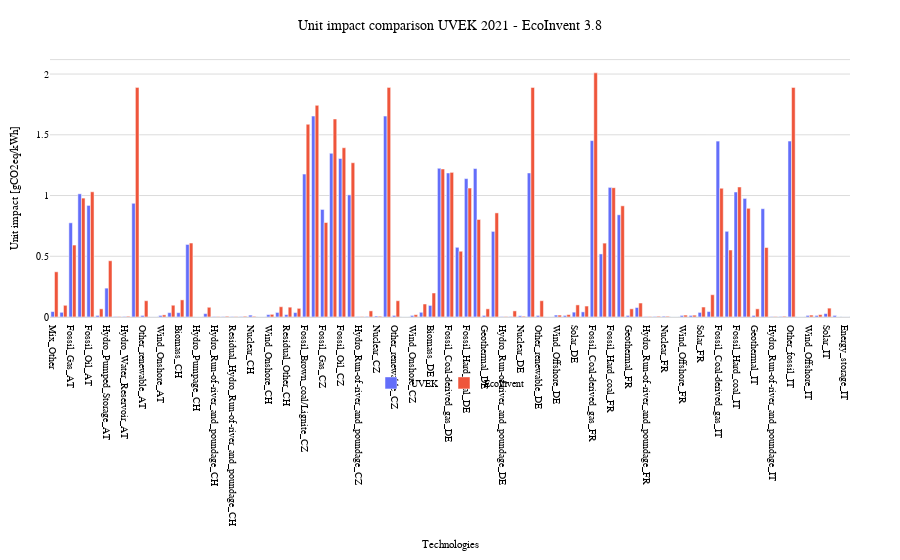
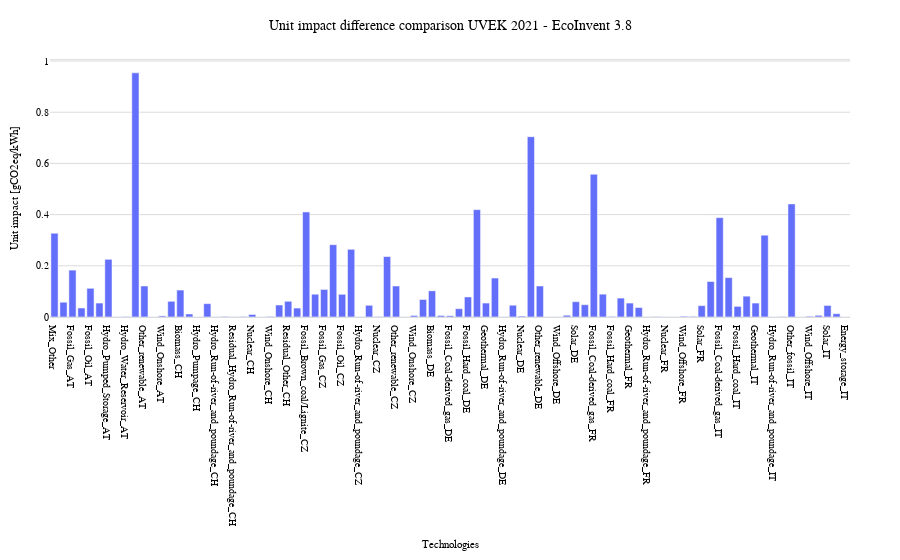

Here is the notebook cell these charts were saved with, in order:
### Code cell
df_impact = pd.DataFrame({
    'UVEK': UVEK_impact_vector['Carbon intensity'],
    'EcoInvent': UI_impact_vector['Carbon intensity'],
})

fig = go.Figure()

for k, col in enumerate(df_impact.columns):
    fig.add_trace(go.Bar(
        x=df_impact.index,
        y=df_impact[col],
        name=col,
        offsetgroup=col,
    ))

fig.update_xaxes(
    title=dict(font=dict(size=12, color="black")),
    tickfont=dict(size=10, color="black"),
    showline=True,
    linewidth=0.8,
    mirror=True,
    linecolor='lightgray',
    zeroline=True,
    zerolinecolor='lightgray',
    zerolinewidth=0.8,
)

fig.update_yaxes(
    title=dict(font=dict(size=12, color="black")),
    tickfont=dict(size=10, color="black"),
    showgrid=True,
    gridcolor='lightgray',
    gridwidth=0.8,
)

fig.update_layout(
    margin=dict(l=50, r=50, t=60, b=50),
    title=dict(text="Unit impact comparison UVEK 2021 - EcoInvent 3.8", x=0.5,font=dict(size=14, color="black", family="Arial")),
    yaxis_title="Unit impact [gCO2eq/kWh]",
    yaxis=dict(rangemode='tozero'),
    xaxis_title="Technologies",
    template='plotly_white',
    legend=dict(
        orientation="h",
        yanchor="top",
        y=-0.2,
        xanchor="center",
        x=0.5,
        bgcolor='rgba(255,255,255,0)',
        font=dict(size=10, color="black", family='Arial')
    ),
    font=dict(
        size=9,
        color="black",
        family = 'Arial'
    )
)

fig.update_annotations(font=dict(color="black", family='Arial'))

fig.show()

df_impact = pd.DataFrame({
    'UVEK': UVEK_impact_vector['Carbon intensity'],
    'EcoInvent': UI_impact_vector['Carbon intensity'],
    'difference' : (UVEK_impact_vector['Carbon intensity'] - UI_impact_vector['Carbon intensity']).abs()
})

fig = go.Figure()

fig.add_trace(go.Bar(
    x=df_impact.index,
    y=df_impact['difference'],
    name='difference',
    offsetgroup='difference',
))

fig.update_xaxes(
    title=dict(font=dict(size=12, color="black")),
    tickfont=dict(size=10, color="black"),
    showline=True,
    linewidth=0.8,
    mirror=True,
    linecolor='lightgray',
    zeroline=True,
    zerolinecolor='lightgray',
    zerolinewidth=0.8,
)

fig.update_yaxes(
    title=dict(font=dict(size=12, color="black")),
    tickfont=dict(size=10, color="black"),
    showgrid=True,
    gridcolor='lightgray',
    gridwidth=0.8,
)

fig.update_layout(
    margin=dict(l=50, r=50, t=60, b=50),
    title=dict(text="Unit impact difference comparison UVEK 2021 - EcoInvent 3.8", x=0.5,font=dict(size=14, color="black", family="Arial")),
    yaxis_title="Unit impact [gCO2eq/kWh]",
    yaxis=dict(rangemode='tozero'),
    xaxis_title="Technologies",
    template='plotly_white',
    legend=dict(
        orientation="h",
        yanchor="top",
        y=-0.2,
        xanchor="center",
        x=0.5,
        bgcolor='rgba(255,255,255,0)',
        font=dict(size=10, color="black", family='Arial')
    ),
    font=dict(
        size=9,
        color="black",
        family = 'Arial'
    )
)

fig.update_annotations(font=dict(color="black", family='Arial'))

fig.show()

### Figure 1 — Plotly figure (JSON) as saved in the notebook; plotly's stock layout.template omitted (floating-point values rounded to 4 significant figures)
{"data": [{"name": "UVEK", "offsetgroup": "UVEK", "x": ["Mix_Other", "Biomass_AT", "Fossil_Gas_AT", "Fossil_Hard_coal_AT", "Fossil_Oil_AT", "Geothermal_AT", "Hydro_Pumped_Storage_AT", "Hydro_Run-of-river_and_poundage_AT", "Hydro_Water_Reservoir_AT", "Other_fossil_AT", "Other_renewable_AT", "Waste_AT", "Wind_Onshore_AT", "Solar_AT", "Biomass_CH", "Fossil_Gas_CH", "Hydro_Pumpage_CH", "Hydro_Pumped_Storage_CH", "Hydro_Run-of-river_and_poundage_CH", "Hydro_Water_Reservoir_CH", "Residual_Hydro_Run-of-river_and_poundage_CH", "Residual_Hydro_Water_Reservoir_CH", "Nuclear_CH", "Waste_CH", "Wind_Onshore_CH", "Solar_CH", "Residual_Other_CH", "Biomass_CZ", "Fossil_Brown_coal/Lignite_CZ", "Fossil_Coal-derived_gas_CZ", "Fossil_Gas_CZ", "Fossil_Hard_coal_CZ", "Fossil_Oil_CZ", "Hydro_Pumped_Storage_CZ", "Hydro_Run-of-river_and_poundage_CZ", "Hydro_Water_Reservoir_CZ", "Nuclear_CZ", "Other_fossil_CZ", "Other_renewable_CZ", "Waste_CZ", "Wind_Onshore_CZ", "Solar_CZ", "Biomass_DE", "Fossil_Brown_coal/Lignite_DE", "Fossil_Coal-derived_gas_DE", "Fossil_Gas_DE", "Fossil_Hard_coal_DE", "Fossil_Oil_DE", "Geothermal_DE", "Hydro_Pumped_Storage_DE", "Hydro_Run-of-river_and_poundage_DE", "Hydro_Water_Reservoir_DE", "Nuclear_DE", "Other_fossil_DE", "Other_renewable_DE", "Waste_DE", "Wind_Offshore_DE", "Wind_Onshore_DE", "Solar_DE", "Biomass_FR", "Fossil_Coal-derived_gas_FR", "Fossil_Gas_FR", "Fossil_Hard_coal_FR", "Fossil_Oil_FR", "Geothermal_FR", "Hydro_Pumped_Storage_FR", "Hydro_Run-of-river_and_poundage_FR", "Hydro_Water_Reservoir_FR", "Nuclear_FR", "Waste_FR", "Wind_Offshore_FR", "Wind_Onshore_FR", "Solar_FR", "Biomass_IT", "Fossil_Coal-derived_gas_IT", "Fossil_Gas_IT", "Fossil_Hard_coal_IT", "Fossil_Oil_IT", "Geothermal_IT", "Hydro_Pumped_Storage_IT", "Hydro_Run-of-river_and_poundage_IT", "Hydro_Water_Reservoir_IT", "Other_fossil_IT", "Waste_IT", "Wind_Offshore_IT", "Wind_Onshore_IT", "Solar_IT", "Other_renewable_IT", "Energy_storage_IT"], "y": [0.04478, 0.0386, 0.7754, 1.014, 0.9186, 0.01283, 0.2376, 0.003795, 0.004309, 0.9361, 0.01283, 0.0, 0.01283, 0.03562, 0.03562, 0.5972, 0.0, 0.02783, 0.00396, 0.003957, 0.00396, 0.003957, 0.01552, 0.0, 0.01954, 0.0376, 0.01954, 0.03636, 1.176, 1.654, 0.8854, 1.348, 1.305, 1.006, 0.003795, 0.004584, 0.008201, 1.654, 0.01283, 0.0, 0.01283, 0.03878, 0.09536, 1.224, 1.186, 0.5738, 1.14, 1.222, 0.01283, 0.7048, 0.003795, 0.004309, 0.01007, 1.186, 0.01277, 0.0, 0.01598, 0.01277, 0.03989, 0.04219, 1.452, 0.5191, 1.067, 0.8413, 0.01283, 0.07797, 0.003795, 0.004309, 0.006531, 0.0, 0.01283, 0.01283, 0.03777, 0.04488, 1.448, 0.7055, 1.029, 0.9762, 0.01283, 0.8916, 0.003795, 0.004309, 1.448, 0.0, 0.01283, 0.01283, 0.02799, 0.01283, 0.0], "type": "bar"}, {"name": "EcoInvent", "offsetgroup": "EcoInvent", "x": ["Mix_Other", "Biomass_AT", "Fossil_Gas_AT", "Fossil_Hard_coal_AT", "Fossil_Oil_AT", "Geothermal_AT", "Hydro_Pumped_Storage_AT", "Hydro_Run-of-river_and_poundage_AT", "Hydro_Water_Reservoir_AT", "Other_fossil_AT", "Other_renewable_AT", "Waste_AT", "Wind_Onshore_AT", "Solar_AT", "Biomass_CH", "Fossil_Gas_CH", "Hydro_Pumpage_CH", "Hydro_Pumped_Storage_CH", "Hydro_Run-of-river_and_poundage_CH", "Hydro_Water_Reservoir_CH", "Residual_Hydro_Run-of-river_and_poundage_CH", "Residual_Hydro_Water_Reservoir_CH", "Nuclear_CH", "Waste_CH", "Wind_Onshore_CH", "Solar_CH", "Residual_Other_CH", "Biomass_CZ", "Fossil_Brown_coal/Lignite_CZ", "Fossil_Coal-derived_gas_CZ", "Fossil_Gas_CZ", "Fossil_Hard_coal_CZ", "Fossil_Oil_CZ", "Hydro_Pumped_Storage_CZ", "Hydro_Run-of-river_and_poundage_CZ", "Hydro_Water_Reservoir_CZ", "Nuclear_CZ", "Other_fossil_CZ", "Other_renewable_CZ", "Waste_CZ", "Wind_Onshore_CZ", "Solar_CZ", "Biomass_DE", "Fossil_Brown_coal/Lignite_DE", "Fossil_Coal-derived_gas_DE", "Fossil_Gas_DE", "Fossil_Hard_coal_DE", "Fossil_Oil_DE", "Geothermal_DE", "Hydro_Pumped_Storage_DE", "Hydro_Run-of-river_and_poundage_DE", "Hydro_Water_Reservoir_DE", "Nuclear_DE", "Other_fossil_DE", "Other_renewable_DE", "Waste_DE", "Wind_Offshore_DE", "Wind_Onshore_DE", "Solar_DE", "Biomass_FR", "Fossil_Coal-derived_gas_FR", "Fossil_Gas_FR", "Fossil_Hard_coal_FR", "Fossil_Oil_FR", "Geothermal_FR", "Hydro_Pumped_Storage_FR", "Hydro_Run-of-river_and_poundage_FR", "Hydro_Water_Reservoir_FR", "Nuclear_FR", "Waste_FR", "Wind_Offshore_FR", "Wind_Onshore_FR", "Solar_FR", "Biomass_IT", "Fossil_Coal-derived_gas_IT", "Fossil_Gas_IT", "Fossil_Hard_coal_IT", "Fossil_Oil_IT", "Geothermal_IT", "Hydro_Pumped_Storage_IT", "Hydro_Run-of-river_and_poundage_IT", "Hydro_Water_Reservoir_IT", "Other_fossil_IT", "Waste_IT", "Wind_Offshore_IT", "Wind_Onshore_IT", "Solar_IT", "Other_renewable_IT", "Energy_storage_IT"], "y": [0.372, 0.09631, 0.5923, 0.9788, 1.031, 0.0673, 0.463, 0.00409, 0.00616, 1.89, 0.134, 0.0, 0.01734, 0.09692, 0.1409, 0.609, 0.0, 0.08, 0.0035, 0.00616, 0.0035, 0.00616, 0.005617, 0.0, 0.0219, 0.08445, 0.08095, 0.07124, 1.587, 1.743, 0.7778, 1.63, 1.393, 1.27, 0.00409, 0.0503, 0.0064, 1.89, 0.134, 0.0, 0.01894, 0.1071, 0.1977, 1.218, 1.191, 0.5414, 1.061, 0.8027, 0.0673, 0.857, 0.00409, 0.0503, 0.006358, 1.89, 0.134, 0.0, 0.0158, 0.01973, 0.0996, 0.09022, 2.01, 0.6083, 1.065, 0.9152, 0.0673, 0.115, 0.00409, 0.00616, 0.0061, 0.0, 0.0158, 0.01521, 0.08212, 0.1834, 1.06, 0.5515, 1.07, 0.8949, 0.0673, 0.572, 0.00409, 0.00616, 1.89, 0.0, 0.0158, 0.01934, 0.07303, 0.0, 0.0], "type": "bar"}], "layout": {"xaxis": {"title": {"text": "Technologies"}, "tickfont": {"size": 10, "color": "black"}, "showline": true, "linewidth": 0.8, "mirror": true, "linecolor": "lightgray", "zeroline": true, "zerolinecolor": "lightgray", "zerolinewidth": 0.8}, "yaxis": {"title": {"text": "Unit impact [gCO2eq/kWh]"}, "tickfont": {"size": 10, "color": "black"}, "showgrid": true, "gridcolor": "lightgray", "gridwidth": 0.8, "rangemode": "tozero"}, "margin": {"l": 50, "r": 50, "t": 60, "b": 50}, "title": {"font": {"size": 14, "color": "black", "family": "Arial"}, "text": "Unit impact comparison UVEK 2021 - EcoInvent 3.8", "x": 0.5}, "legend": {"font": {"size": 10, "color": "black", "family": "Arial"}, "orientation": "h", "yanchor": "top", "y": -0.2, "xanchor": "center", "x": 0.5, "bgcolor": "rgba(255,255,255,0)"}, "font": {"size": 9, "color": "black", "family": "Arial"}}}

### Figure 2 — Plotly figure (JSON) as saved in the notebook; plotly's stock layout.template omitted (floating-point values rounded to 4 significant figures)
{"data": [{"name": "difference", "offsetgroup": "difference", "x": ["Mix_Other", "Biomass_AT", "Fossil_Gas_AT", "Fossil_Hard_coal_AT", "Fossil_Oil_AT", "Geothermal_AT", "Hydro_Pumped_Storage_AT", "Hydro_Run-of-river_and_poundage_AT", "Hydro_Water_Reservoir_AT", "Other_fossil_AT", "Other_renewable_AT", "Waste_AT", "Wind_Onshore_AT", "Solar_AT", "Biomass_CH", "Fossil_Gas_CH", "Hydro_Pumpage_CH", "Hydro_Pumped_Storage_CH", "Hydro_Run-of-river_and_poundage_CH", "Hydro_Water_Reservoir_CH", "Residual_Hydro_Run-of-river_and_poundage_CH", "Residual_Hydro_Water_Reservoir_CH", "Nuclear_CH", "Waste_CH", "Wind_Onshore_CH", "Solar_CH", "Residual_Other_CH", "Biomass_CZ", "Fossil_Brown_coal/Lignite_CZ", "Fossil_Coal-derived_gas_CZ", "Fossil_Gas_CZ", "Fossil_Hard_coal_CZ", "Fossil_Oil_CZ", "Hydro_Pumped_Storage_CZ", "Hydro_Run-of-river_and_poundage_CZ", "Hydro_Water_Reservoir_CZ", "Nuclear_CZ", "Other_fossil_CZ", "Other_renewable_CZ", "Waste_CZ", "Wind_Onshore_CZ", "Solar_CZ", "Biomass_DE", "Fossil_Brown_coal/Lignite_DE", "Fossil_Coal-derived_gas_DE", "Fossil_Gas_DE", "Fossil_Hard_coal_DE", "Fossil_Oil_DE", "Geothermal_DE", "Hydro_Pumped_Storage_DE", "Hydro_Run-of-river_and_poundage_DE", "Hydro_Water_Reservoir_DE", "Nuclear_DE", "Other_fossil_DE", "Other_renewable_DE", "Waste_DE", "Wind_Offshore_DE", "Wind_Onshore_DE", "Solar_DE", "Biomass_FR", "Fossil_Coal-derived_gas_FR", "Fossil_Gas_FR", "Fossil_Hard_coal_FR", "Fossil_Oil_FR", "Geothermal_FR", "Hydro_Pumped_Storage_FR", "Hydro_Run-of-river_and_poundage_FR", "Hydro_Water_Reservoir_FR", "Nuclear_FR", "Waste_FR", "Wind_Offshore_FR", "Wind_Onshore_FR", "Solar_FR", "Biomass_IT", "Fossil_Coal-derived_gas_IT", "Fossil_Gas_IT", "Fossil_Hard_coal_IT", "Fossil_Oil_IT", "Geothermal_IT", "Hydro_Pumped_Storage_IT", "Hydro_Run-of-river_and_poundage_IT", "Hydro_Water_Reservoir_IT", "Other_fossil_IT", "Waste_IT", "Wind_Offshore_IT", "Wind_Onshore_IT", "Solar_IT", "Other_renewable_IT", "Energy_storage_IT"], "y": [0.3272, 0.05771, 0.1832, 0.03523, 0.1121, 0.05447, 0.2254, 0.000295, 0.001851, 0.9539, 0.1212, 0.0, 0.004509, 0.0613, 0.1053, 0.01183, 0.0, 0.05217, 0.0004604, 0.002203, 0.0004604, 0.002203, 0.009905, 0.0, 0.002358, 0.04684, 0.06141, 0.03488, 0.4104, 0.08898, 0.1076, 0.2825, 0.08862, 0.2645, 0.000295, 0.04572, 0.001801, 0.2361, 0.1212, 0.0, 0.006101, 0.06834, 0.1023, 0.005919, 0.004995, 0.03241, 0.07834, 0.4194, 0.05447, 0.1522, 0.000295, 0.04599, 0.003708, 0.7043, 0.1212, 0.0, 0.0001762, 0.006962, 0.05971, 0.04803, 0.5578, 0.0892, 0.00232, 0.0739, 0.05447, 0.03703, 0.000295, 0.001851, 0.0004309, 0.0, 0.002965, 0.002379, 0.04434, 0.1386, 0.3882, 0.1539, 0.04151, 0.08135, 0.05447, 0.3196, 0.000295, 0.001851, 0.4418, 0.0, 0.002965, 0.006508, 0.04504, 0.01283, 0.0], "type": "bar"}], "layout": {"xaxis": {"title": {"text": "Technologies"}, "tickfont": {"size": 10, "color": "black"}, "showline": true, "linewidth": 0.8, "mirror": true, "linecolor": "lightgray", "zeroline": true, "zerolinecolor": "lightgray", "zerolinewidth": 0.8}, "yaxis": {"title": {"text": "Unit impact [gCO2eq/kWh]"}, "tickfont": {"size": 10, "color": "black"}, "showgrid": true, "gridcolor": "lightgray", "gridwidth": 0.8, "rangemode": "tozero"}, "margin": {"l": 50, "r": 50, "t": 60, "b": 50}, "title": {"font": {"size": 14, "color": "black", "family": "Arial"}, "text": "Unit impact difference comparison UVEK 2021 - EcoInvent 3.8", "x": 0.5}, "legend": {"font": {"size": 10, "color": "black", "family": "Arial"}, "orientation": "h", "yanchor": "top", "y": -0.2, "xanchor": "center", "x": 0.5, "bgcolor": "rgba(255,255,255,0)"}, "font": {"size": 9, "color": "black", "family": "Arial"}}}
